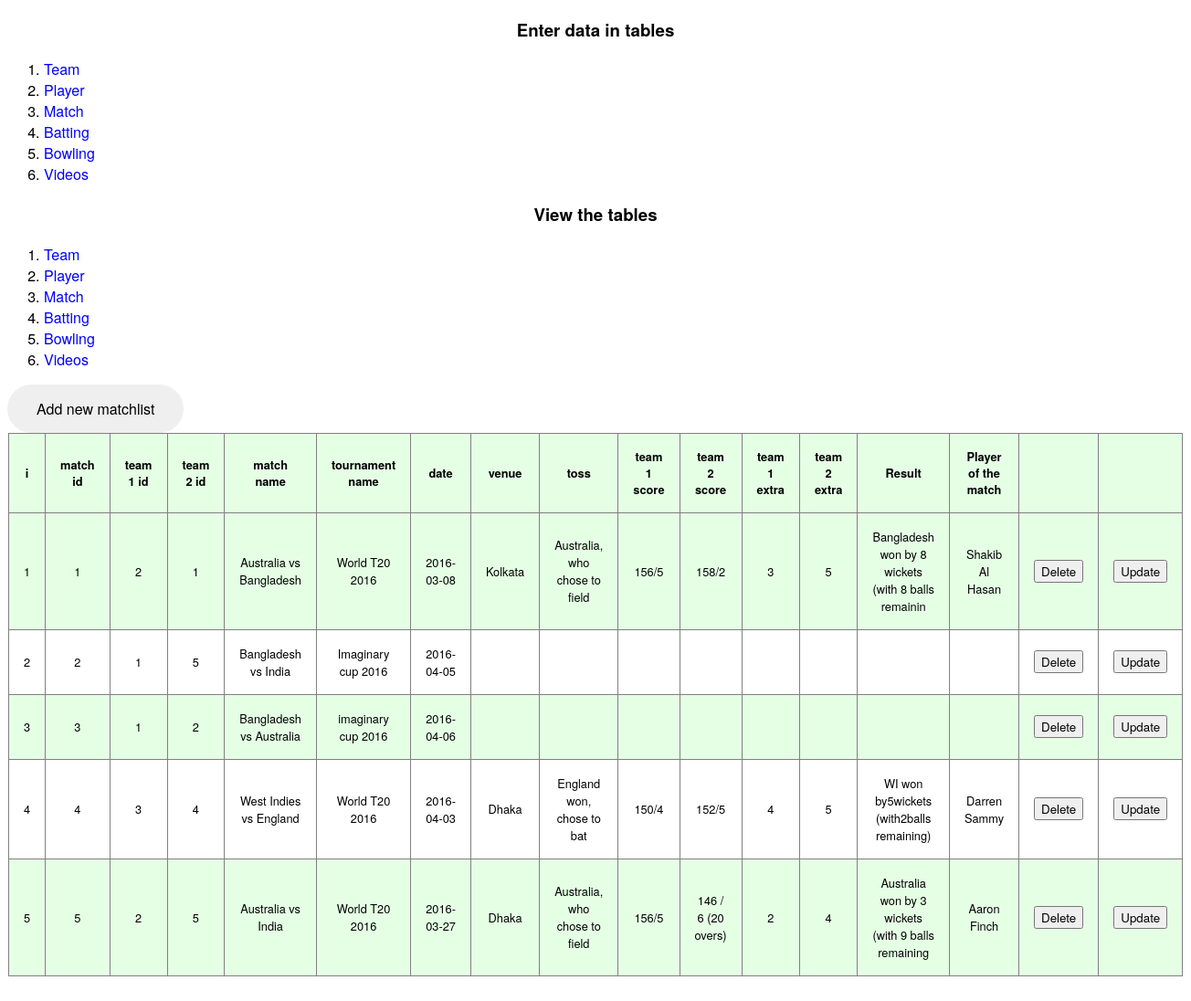
The page /view_matchlist_table.php on the database its author committed.
### tables this page shows
CREATE TABLE IF NOT EXISTS `matchlist` (
  `id` int(25) unsigned NOT NULL,
  `team1_id` int(25) unsigned NOT NULL,
  `team2_id` int(25) unsigned NOT NULL,
  `tournament_name` varchar(100) NOT NULL,
  `date_of_match` date NOT NULL,
  `match_name` varchar(50) DEFAULT NULL,
  `venue` varchar(25) DEFAULT NULL,
  `toss_result` varchar(50) DEFAULT NULL,
  `team1_score` varchar(50) DEFAULT NULL,
  `team2_score` varchar(50) DEFAULT NULL,
  `team1_extra` int(25) unsigned DEFAULT NULL,
  `team2_extra` int(25) unsigned DEFAULT NULL,
  `result` varchar(50) DEFAULT NULL,
  `id_player_of_the_match` int(25) unsigned DEFAULT NULL
);

CREATE TABLE IF NOT EXISTS `player` (
  `id` int(25) unsigned NOT NULL,
  `player_name` varchar(100) NOT NULL,
  `team_id` int(25) unsigned NOT NULL,
  `category` varchar(1000) NOT NULL,
  `matches_played` int(25) DEFAULT NULL,
  `best_bowling` varchar(25) DEFAULT NULL,
  `total_wickets` int(25) DEFAULT NULL,
  `total_balls` int(25) DEFAULT NULL,
  `total_runs_given` int(25) DEFAULT NULL,
  `bowling_strike_rate` double(10,3) DEFAULT NULL,
  `bowling_avg` double(10,3) DEFAULT NULL,
  `bowling_economy` double(10,3) DEFAULT NULL,
  `best_batting` int(25) DEFAULT NULL,
  `innings_played` int(25) DEFAULT NULL,
  `not_outs` int(25) DEFAULT NULL,
  `total_runs` int(25) DEFAULT NULL,
  `batting_strike_rate` double(10,3) DEFAULT NULL,
  `sr_sum` double(10,3) DEFAULT NULL,
  `batting_avg` double(10,3) DEFAULT NULL,
  `hundreds` int(25) DEFAULT NULL,
  `fifties` int(25) DEFAULT NULL,
  `zeroes` int(25) DEFAULT NULL
);

### view_matchlist_table.php (the view, shortened to what this page needs)
<?php include "db_connection.php";
include "data_entry.php";
 ?>
<!DOCTYPE html>
<html>
<head>
	<link href="watchlist.css" rel="stylesheet" />
</head>
<body>
<a href="data_entry_matchlist_table.php"><button>Add new matchlist</button></a>
<table border="1">
<thead>
	<tr>
	<th>i</th>
	<th>match id</th>
	<th>team 1 id</th>
	<th>team 2 id</th>
	<th>match name</th>
	<th>tournament name</th>
	<th>date</th>
	<th>venue</th>
	<th>toss</th>
	<th>team 1 score</th>
	<th>team 2 score</th>
	<th>team 1 extra</th>
	<th>team 2 extra</th>
	<th>Result</th>
	<th>Player of the match</th>
	<th></th>
	<th></th>
	</tr>
</thead>
<tbody>
	<?php
            $sql = "SELECT *
                    FROM matchlist";
            $result = mysql_query($sql);
                $i=1;
                while($row = mysql_fetch_assoc($result)) {
                    $player_of_the_match_name=mysql_fetch_assoc(mysql_query("SELECT player_name
					FROM player WHERE id='".$row["id_player_of_the_match"]."'"))['player_name'];
                    echo '<tr>';
                    echo '<td>'.$i.'</td>';
                    echo '<td>'.$row["id"].'</td>';
                    echo '<td>'.$row["team1_id"].'</td>';
					echo '<td>'.$row["team2_id"].'</td>';
					echo '<td>'.$row['match_name'].'</td>';
					echo '<td>'.$row["tournament_name"].'</td>';
					echo '<td>'.$row["date_of_match"].'</td>';
					echo '<td>'.$row["venue"].'</td>';
					echo '<td>'.$row["toss_result"].'</td>';
					echo '<td>'.$row["team1_score"].'</td>';
					echo '<td>'.$row["team2_score"].'</td>';
					echo '<td>'.$row["team1_extra"].'</td>';
					echo '<td>'.$row["team2_extra"].'</td>';
					echo '<td>'.$row["result"].'</td>';
					echo '<td>'.$player_of_the_match_name.'</td>';
                    echo '<form method="post" action="view_matchlist_table.php">';
                    echo '<td>
                          <input type="submit" name="delete" value="Delete"/>
                          </td>';
                    echo '</form>';
					echo '<form method="post" action="edit_matchlist_table.php">';
                    echo '<td>
                          <input type="submit" name="update" value="Update"/>
                          </td>';
                    echo '</form>';
                    echo '</tr>';
                    $i++;
                }
        ?>
</tbody>
</table>
</body>
</html>

### watchlist.css (style rules this page uses)
* { font-family: Helvetica Neue, Arial, sans-serif; }
h1, table { text-align: center; }
table { background-color:white; border-collapse: collapse; width: 70%; margin: 0 auto 5rem; }
th, td { padding: 1.0rem; font-size: .8rem; }
tr { background: hsla(120, 100%, 50%,0.1); }
tr, td { transition: .4s ease-in; }
tr:first-child { background: hsla(0, 0%, 0%, 0.); }
tr:nth-child(even) { background: white; }
button { border: none; color: black; padding: 15px 32px; position:center; text-align: center; text-decoration: none; font-size: 16px; border-radius:12em; }
a:link { color: blue; background-color: transparent; text-decoration: none; text-align: center; position: center; }

### rows shown on the page
matchlist: id "1", team1 "2", team2 "1", match_name "Australia vs Bangladesh", tournament_name "World T20 2016", date_of_match "2016-03-08", venue "Kolkata", toss_result "Australia, who chose to field", team1_score "156/5", team2_score "158/2", team1_extra "3", team2_extra "5", result "Bangladesh won by 8 wickets (with 8 balls remainin", id_player_of_the_match.player_name "Shakib Al Hasan"
matchlist: id "2", team1 "1", team2 "5", match_name "Bangladesh vs India", tournament_name "Imaginary cup 2016", date_of_match "2016-04-05"
matchlist: id "3", team1 "1", team2 "2", match_name "Bangladesh vs Australia", tournament_name "imaginary cup 2016", date_of_match "2016-04-06"
matchlist: id "4", team1 "3", team2 "4", match_name "West Indies vs England", tournament_name "World T20 2016", date_of_match "2016-04-03", venue "Dhaka", toss_result "England won, chose to bat", team1_score "150/4", team2_score "152/5", team1_extra "4", team2_extra "5", result "WI won by5wickets (with2balls remaining)", id_player_of_the_match.player_name "Darren Sammy"
matchlist: id "5", team1 "2", team2 "5", match_name "Australia vs India", tournament_name "World T20 2016", date_of_match "2016-03-27", venue "Dhaka", toss_result "Australia, who chose to field", team1_score "156/5", team2_score "146 / 6 (20 overs)", team1_extra "2", team2_extra "4", result "Australia won by 3 wickets (with 9 balls remaining", id_player_of_the_match.player_name "Aaron Finch"
